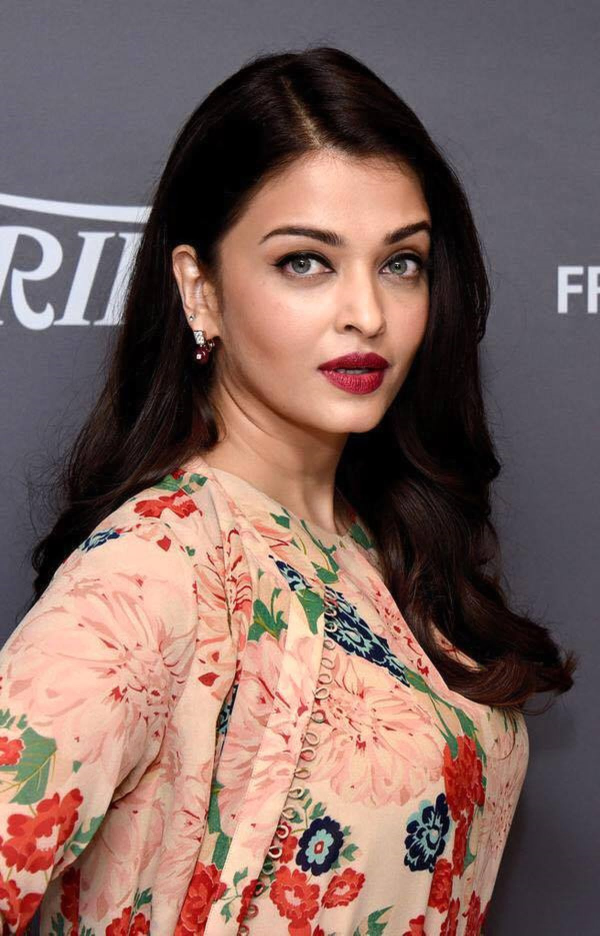
#> input picture image_library/actors/Aishwarya_Lekshmi/001.jpg, 1200 x 1871 px, given in place of , which was not available (shown at 1/2 size)
$ python -i generate_video_from_audio_and_images.py   (imports and definitions only)
#> lines starting #> are read from the running program, lines starting #| are printed output that depends on the picture; pictures that were not available may be replaced by others from this repository, and a replacement may not be noted
"""
Malayalam Movie News Video Generator v3.4
Combines synthesized presenter WAV audio, segment metadata, and downloaded topic images
into a broadcast 1080p Full HD MP4 video using PIL and FFmpeg.
"""

import sys
import os
import json
import glob
import subprocess
import soundfile as sf
import textwrap
from pathlib import Path
from typing import Dict, Any, List
from PIL import Image, ImageFilter, ImageEnhance, ImageDraw, ImageFont

# Force UTF-8 stdout encoding on Windows
# [2 lines not run here, left out]

# Add project root to sys.path
BASE_DIR = Path(__file__).resolve().parent
sys.path.insert(0, str(BASE_DIR))

from config import OUTPUT_DIR, BGM_VOLUME, VOICE_VOLUME

ASSETS_DIR = BASE_DIR / "assets"
INTRO_BANNER_PATH = str(ASSETS_DIR / "intro_banner.jpg")
OUTRO_BANNER_PATH = str(ASSETS_DIR / "outro_banner.jpg")
TRANSITION_BANNER_PATH = str(ASSETS_DIR / "transition_banner.jpg")
INTRO_DIR = OUTPUT_DIR / "Intro Video"


# [120 lines left out: functions get_intro_video_duration, resolve_video_for_segment, create_fitted_banner_slide, create_outro_banner_slide, not called in this run]


def scale_image_to_fit(im: Image.Image, max_w: int, max_h: int) -> Image.Image:
    """Scales an image proportionally to fit within max_w and max_h using Lanczos resampling and subtle sharpness/vibrancy enhancement."""
    w, h = im.size
    if w <= 0 or h <= 0:
        return im
    scale = min(max_w / w, max_h / h)
    new_w = max(1, int(w * scale))
    new_h = max(1, int(h * scale))
    resized = im.resize((new_w, new_h), Image.Resampling.LANCZOS)

    try:
        sharpener = ImageEnhance.Sharpness(resized)
        resized = sharpener.enhance(1.2)
        color_enhancer = ImageEnhance.Color(resized)
        resized = color_enhancer.enhance(1.05)
    except Exception:
        pass
    return resized


def create_actor_collage_slide(image_paths: list, output_path: str, width: int = 1920, height: int = 1080) -> str:
    """
    Creates a professional 1920x1080 photo collage slide containing 1 to 5+ actor portraits.
    """
#> called with output_path = 'out.png', width = 1920, height = 1080
    valid_paths = [p for p in image_paths if Path(p).exists()]
    if not valid_paths:
        bg = Image.new("RGB", (width, height), (20, 20, 35))
        bg.save(output_path, "JPEG", quality=95)
        return str(output_path)

    imgs = []
    for p in valid_paths:
        try:
            imgs.append(Image.open(p).convert("RGB"))
        except Exception:
            continue

    if not imgs:
        bg = Image.new("RGB", (width, height), (20, 20, 35))
        bg.save(output_path, "JPEG", quality=95)
        return str(output_path)

    # 1. Create Blurred Dark Background from first actor image
    first_img = imgs[0]
#> first_img is the input picture: PIL image 1200x1871 RGB; mean R, G, B 127.1, 100.7, 95
    img_aspect = first_img.width / first_img.height
#> img_aspect = 0.641
    target_aspect = width / height
    if img_aspect > target_aspect:
        new_h = height
        new_w = int(height * img_aspect)
    else:
        new_w = width
        new_h = int(width / img_aspect)
#> new_h = 2993

    bg_resized = first_img.resize((new_w, new_h), Image.Resampling.LANCZOS)
    left = (new_w - width) // 2
    top = (new_h - height) // 2
#> top = 956
    bg = bg_resized.crop((left, top, left + width, top + height))
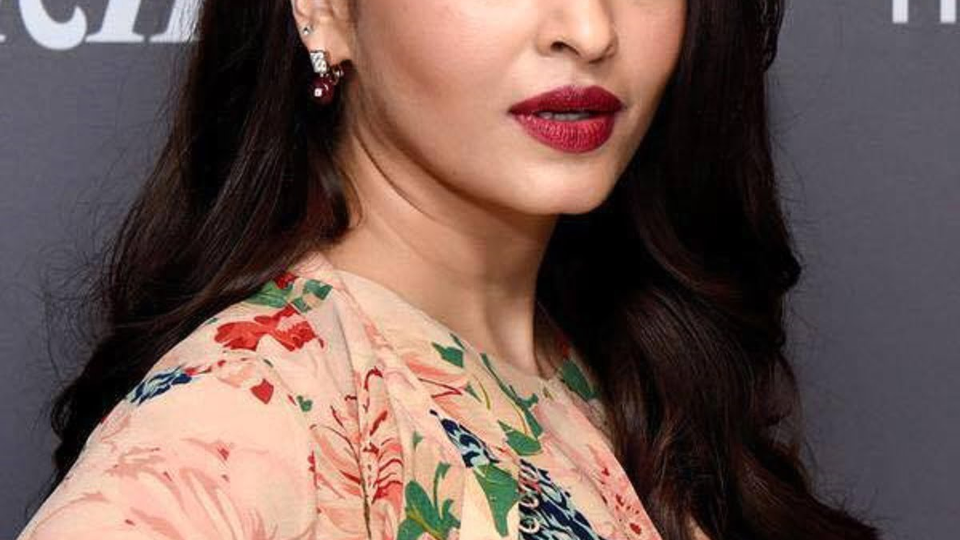
#> bg: PIL image 1920x1080 RGB (shown at 1/2 size); mean R, G, B 111.2, 88, 82

    bg = bg.filter(ImageFilter.GaussianBlur(radius=45))
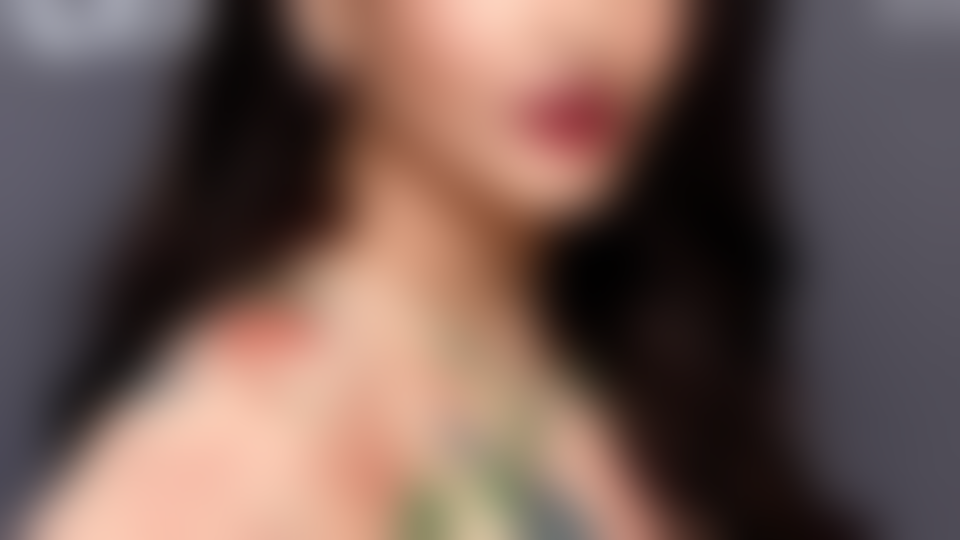
#> bg: PIL image 1920x1080 RGB (shown at 1/2 size); mean R, G, B 111.3, 88.1, 82
    enhancer = ImageEnhance.Brightness(bg)
    bg = enhancer.enhance(0.35)
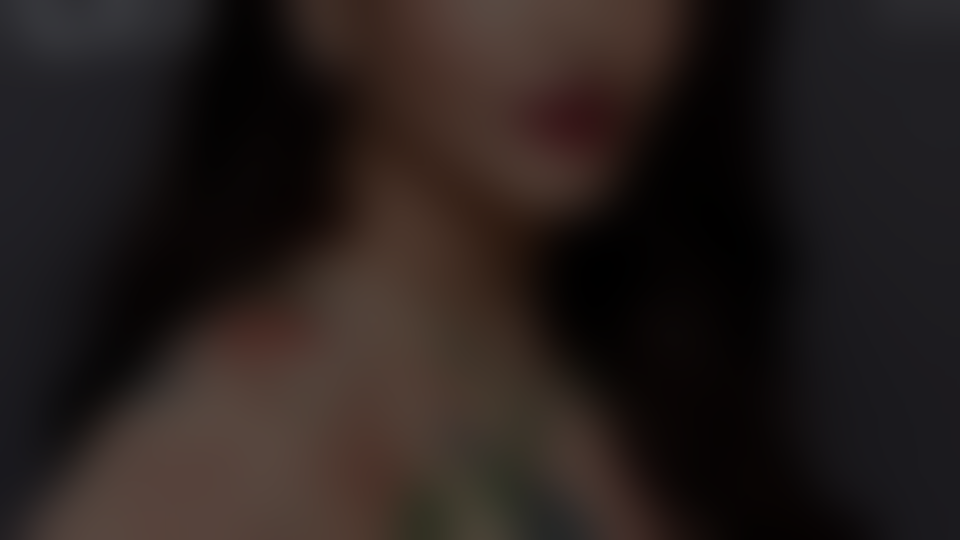
#> bg: PIL image 1920x1080 RGB (shown at 1/2 size); mean R, G, B 38.5, 30.3, 28.2

    n = len(imgs)
    padding = 40

    if n == 1:
        max_h = height - 120
        max_w = width - 200
        fg = scale_image_to_fit(imgs[0], max_w, max_h)
        cards = [(fg, (width - fg.width) // 2, (height - fg.height) // 2)]

    elif n == 2:
        card_w = (width - 3 * padding) // 2
        card_h = height - 160
        cards = []
        for i, im in enumerate(imgs[:2]):
            c_im = scale_image_to_fit(im, card_w, card_h)
            cx = padding + i * (card_w + padding) + (card_w - c_im.width) // 2
            cy = (height - c_im.height) // 2
            cards.append((c_im, cx, cy))

    elif n == 3:
        card_w = (width - 4 * padding) // 3
        card_h = height - 180
        cards = []
        for i, im in enumerate(imgs[:3]):
            c_im = scale_image_to_fit(im, card_w, card_h)
            cx = padding + i * (card_w + padding) + (card_w - c_im.width) // 2
            cy = (height - c_im.height) // 2
            cards.append((c_im, cx, cy))

    elif n == 4:
        card_w = (width - 3 * padding) // 2
        card_h = (height - 3 * padding) // 2
        cards = []
        positions = [
            (padding, padding),
            (padding * 2 + card_w, padding),
            (padding, padding * 2 + card_h),
            (padding * 2 + card_w, padding * 2 + card_h)
        ]
        for i, im in enumerate(imgs[:4]):
            c_im = scale_image_to_fit(im, card_w, card_h)
            px, py = positions[i]
            cx = px + (card_w - c_im.width) // 2
            cy = py + (card_h - c_im.height) // 2
            cards.append((c_im, cx, cy))
#> this loop made 4 passes
#> pass 1, in scale_image_to_fit, `resized = im.resize((new_w, new_h), Image.Resampling.LANCZOS)`:
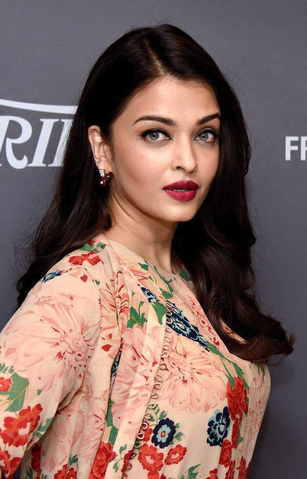
#> resized: PIL image 307x479 RGB; mean R, G, B 127.1, 100.7, 95

    else:
        row1_count = 3
        row2_count = min(n - 3, 3)

        card_w1 = (width - (row1_count + 1) * padding) // row1_count
        card_h = (height - 3 * padding) // 2

        cards = []
        for i, im in enumerate(imgs[:3]):
            c_im = scale_image_to_fit(im, card_w1, card_h)
            cx = padding + i * (card_w1 + padding) + (card_w1 - c_im.width) // 2
            cy = padding + (card_h - c_im.height) // 2
            cards.append((c_im, cx, cy))

        card_w2 = (width - (row2_count + 1) * padding) // row2_count
        row2_start_x = (width - (row2_count * card_w2 + (row2_count - 1) * padding)) // 2
        for i, im in enumerate(imgs[3:3+row2_count]):
            c_im = scale_image_to_fit(im, card_w2, card_h)
            cx = row2_start_x + i * (card_w2 + padding) + (card_w2 - c_im.width) // 2
            cy = padding * 2 + card_h + (card_h - c_im.height) // 2
            cards.append((c_im, cx, cy))

    shadow_pad = 15
    for c_im, cx, cy in cards:
        shadow = Image.new("RGBA", (c_im.width + shadow_pad*2, c_im.height + shadow_pad*2), (0, 0, 0, 0))
        s_draw = ImageDraw.Draw(shadow)
        s_draw.rectangle([shadow_pad//2, shadow_pad//2, c_im.width + shadow_pad + shadow_pad//2, c_im.height + shadow_pad + shadow_pad//2], fill=(0, 0, 0, 160))
        shadow = shadow.filter(ImageFilter.GaussianBlur(radius=10))

        bg.paste(shadow, (cx - shadow_pad, cy - shadow_pad), shadow)
        bg.paste(c_im, (cx, cy))
#> this loop made 4 passes
#> pass 1, in create_actor_collage_slide, `shadow = shadow.filter(ImageFilter.GaussianBlur(radius=10))`:
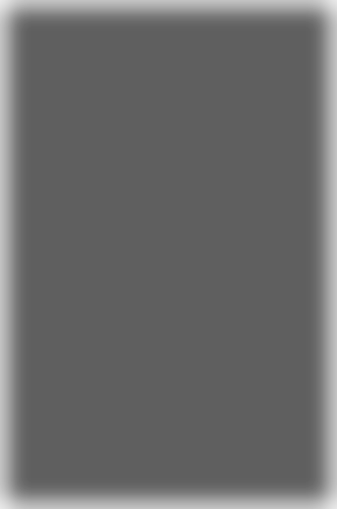
#> shadow: PIL image 337x509 RGBA; mean R, G, B, A 0, 0, 0, 148; transparent parts drawn white
#> after the loop:
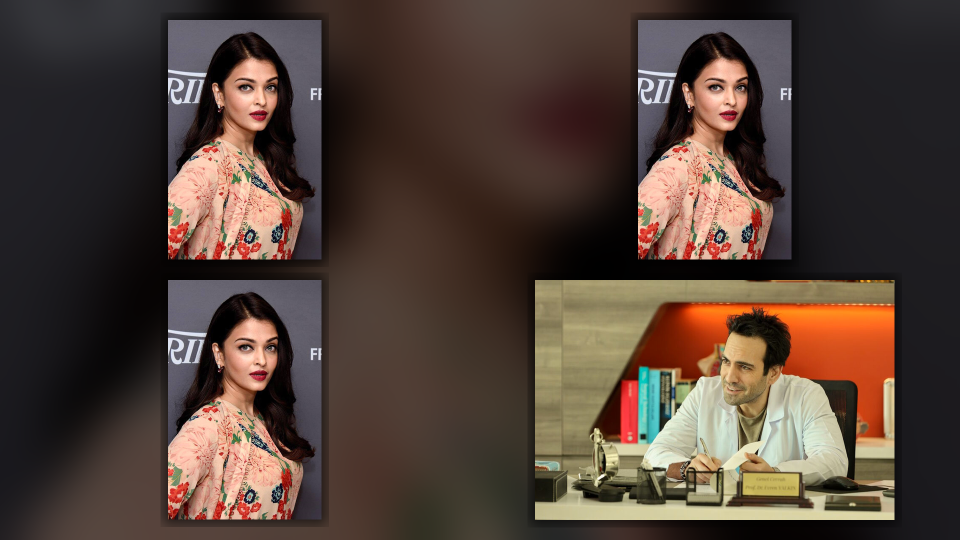
#> bg: PIL image 1920x1080 RGB (shown at 1/2 size); mean R, G, B 80.8, 64.4, 55.6
#> after the loop:
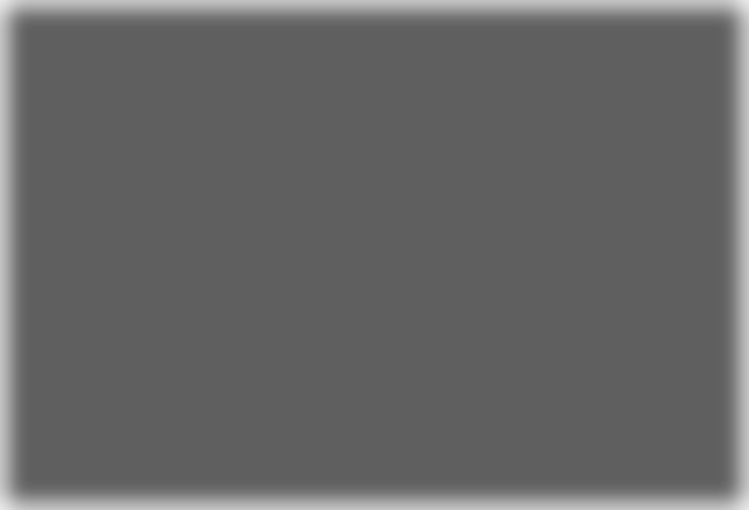
#> shadow: PIL image 749x510 RGBA; mean R, G, B, A 0, 0, 0, 151.9; transparent parts drawn white

    bg.save(output_path, "JPEG", quality=95)
    return str(output_path)


MONTH_MAP = {
    'സെപ്റ്റംബർ': 'September', 'സെപ്തംബർ': 'September', 'ഓഗസ്റ്റ്': 'August', 'ആഗസ്റ്റ്': 'August',
    'ഒക്ടോബർ': 'October', 'നവംബർ': 'November', 'ഡിസംബർ': 'December', 'ജനുവരി': 'January',
    'ഫെബ്രുവരി': 'February', 'മാർച്ച്': 'March', 'ഏപ്രിൽ': 'April', 'മേയ്': 'May', 'മെയ്': 'May',
    'ജൂൺ': 'June', 'ജൂലൈ': 'July'
}

PLATFORM_MAP = {
    'പ്രൈം': 'Prime Video', 'prime': 'Prime Video',
    'സീ': 'ZEE5', 'zee': 'ZEE5',
    'നെറ്റ്ഫ്ലിക്': 'Netflix', 'netflix': 'Netflix',
    'ഹോട്ട്സ്റ്റാർ': 'JioHotstar', 'hotstar': 'JioHotstar',
    'സൺ': 'Sun NXT', 'sun': 'Sun NXT',
    'മനോരമ': 'ManoramaMAX', 'sony': 'SonyLIV'
}

TITLE_MAP = {
    'ധൂമകേതു': 'Dhoomakethu',
    'ഇറ്റ്സ് എ മെഡിക്കൽ മിറക്കിൾ': 'Its A Medical Miracle',
    'ഓട്ടംതുള്ളൽ': 'Ottamthullal',
    'ആരം': 'Aaram',
    'ലോ ആൻഡ് ഓർഡർ': 'Law & Order',
    'ഭാസ്കരാഭരണം': 'Bhaskarabharanam',
    'മാജിക് മഷ്റൂംസ്': 'Magic Mushrooms',
    'വരവ്': 'Varavu',
    'വിശ്വനാഥ് ആൻഡ് സൺസ്': 'Viswanath & Sons',
    'പ്രിൻസ് ഓഫ് മോളിവുഡ്': 'Prince of Mollywood',
    'വിവാഹ്': 'Vivah',
    'തുടക്കം': 'Thudakkam',
    'ആശ': 'Aasha',
    'അവറാച്ചൻ ആൻഡ് സൺസ്': 'Avarachan & Sons',
    'തേന്മാവിൻ കൊമ്പത്ത്': 'Thenmavin Kombath',
    'മേള': 'Mela',
    'വിശുദ്ധ സെമിനാരി': 'Visudha Seminary',
    'എൽ 370': 'L370',
    'എൽ മൂന്നൂറ്റി ഏഴുപത്': 'L370',
    'സീൻ': 'Scene',
    'ബെത്‌ലഹേം കുടുംബ യൂണിറ്റ്': 'Bethlehem Kudumba Unit'
}


NUMBER_WORD_MAP = {
    'ഒന്ന്': '1', 'ഒന്നിന്': '1',
    'രണ്ട്': '2', 'രണ്ടിന്': '2',
    'മൂന്ന്': '3', 'മൂന്നിന്': '3',
    'നാല്': '4', 'നാലിന്': '4',
    'അഞ്ച്': '5', 'അഞ്ചിന്': '5',
    'ആറ്': '6', 'ആറിന്': '6',
    'ഏഴ്': '7', 'ഏഴിന്': '7',
    'എട്ട്': '8', 'എട്ടിന്': '8',
    'ഒൻപത്': '9', 'ഒമ്പത്': '9', 'ഒൻപതിന്': '9', 'ഒമ്പതിന്': '9',
    'പത്ത്': '10', 'പത്തിന്': '10',
    'പതിനൊന്ന്': '11', 'പതിനൊന്നിന്': '11',
    'പന്ത്രണ്ട്': '12', 'പന്ത്രണ്ടിന്': '12',
    'പതിമൂന്ന്': '13', 'പതിമൂന്നിന്': '13',
    'പതിനാല്': '14', 'പതിനാലിന്': '14',
    'പതിനഞ്ച്': '15', 'പതിനഞ്ചിന്': '15',
    'പതിനാറ്': '16', 'പതിനാറിന്': '16',
    'പതിനേഴ്': '17', 'പതിനേഴിന്': '17',
    'പതിനെട്ട്': '18', 'പതിനെട്ടിന്': '18',
    'പത്തൊൻപത്': '19', 'പത്തൊമ്പത്': '19', 'പത്തൊൻപതിന്': '19',
    'ഇരുപത്': '20', 'ഇരുപതിന്': '20',
    'ഇരുപത്തൊന്ന്': '21', 'ഇരുപത്തൊന്നിന്': '21',
    'ഇരുപത്തിരണ്ട്': '22', 'ഇരുപത്തിരണ്ടിന്': '22',
    'ഇരുപത്തിമൂന്ന്': '23', 'ഇരുപത്തിമൂന്നിന്': '23',
    'ഇരുപത്തിനാല്': '24', 'ഇരുപത്തിനാലിന്': '24',
    'ഇരുപത്തിയഞ്ച്': '25', 'ഇരുപത്തിയഞ്ചിന്': '25', 'ഇരുപത്തഞ്ച്': '25', 'ഇരുപത്തഞ്ചിന്': '25',
    'ഇരുപത്തിയാറ്': '26', 'ഇരുപത്തിയാറിന്': '26',
    'ഇരുപത്തിഏഴ്': '27', 'ഇരുപത്തിഏഴിന്': '27',
    'ഇരുപത്തിഎട്ട്': '28', 'ഇരുപത്തിഎട്ടിന്': '28',
    'ഇരുപത്തൊൻപത്': '29', 'ഇരുപത്തൊമ്പത്': '29', 'ഇരുപത്തൊൻപതിന്': '29',
    'முപ്പത്': '30', 'മുപ്പത്': '30', 'മുപ്പതിന്': '30',
    'മുപ്പത്തൊന്ന്': '31', 'മുപ്പത്തൊന്നിന്': '31'
}

SORTED_NUMBER_WORDS = sorted(NUMBER_WORD_MAP.items(), key=lambda x: len(x[0]), reverse=True)


CONSONANTS = {
    'ക': 'k', 'ഖ': 'kh', 'ഗ': 'g', 'ഘ': 'gh', 'ങ': 'ng',
    'ച': 'ch', 'ഛ': 'chh', 'ജ': 'j', 'ഝ': 'jh', 'ഞ': 'ny',
    'ട': 't', 'ഠ': 'th', 'ഡ': 'd', 'ഢ': 'dh', 'ണ': 'n',
    'ത': 'th', 'ഥ': 'thh', 'ദ': 'd', 'ധ': 'dh', 'ന': 'n',
    'പ': 'p', 'ഫ': 'ph', 'ബ': 'b', 'ഭ': 'bh', 'മ': 'm',
    'യ': 'y', 'ര': 'r', 'ല': 'l', 'വ': 'v', 'ശ': 'sh',
    'ഷ': 'sh', 'സ': 's', 'ഹ': 'h', 'ള': 'l', 'ഴ': 'zh', 'റ': 'r'
}

VOWEL_SIGNS = {
    'ാ': 'a', 'ി': 'i', 'ീ': 'ee', 'ു': 'u', 'ൂ': 'oo', 'ൃ': 'ri',
    'െ': 'e', 'േ': 'e', 'ൈ': 'ai', 'ൊ': 'o', 'ോ': 'o', 'ൗ': 'au',
    '്': '', 'ം': 'm', 'ഃ': 'h'
}

INDEPENDENT_VOWELS = {
    'അ': 'A', 'ആ': 'Aa', 'ഇ': 'I', 'ഈ': 'Ee', 'ഉ': 'U', 'ഊ': 'Oo', 'ഋ': 'Ri',
    'എ': 'E', 'ഏ': 'Ea', 'ഐ': 'Ai', 'ഒ': 'O', 'ഓ': 'Oo', 'ഔ': 'Au'
}

CHILLU = {
    'ൻ': 'n', 'ർ': 'r', 'ൽ': 'l', 'ൾ': 'l', 'ക്': 'k', 'ൺ': 'n'
}

# [1125 lines left out: functions transliterate_malayalam_to_english, extract_table_data, create_mini_cell_collage, is_malayalam_text, get_font, draw_section_countdown_badge and 4 more, not called in this run]


# [9 lines not run here, left out]

>>> result = create_actor_collage_slide('image_library/actors/Aishwarya_Lekshmi/001.jpg', 'out.png')
